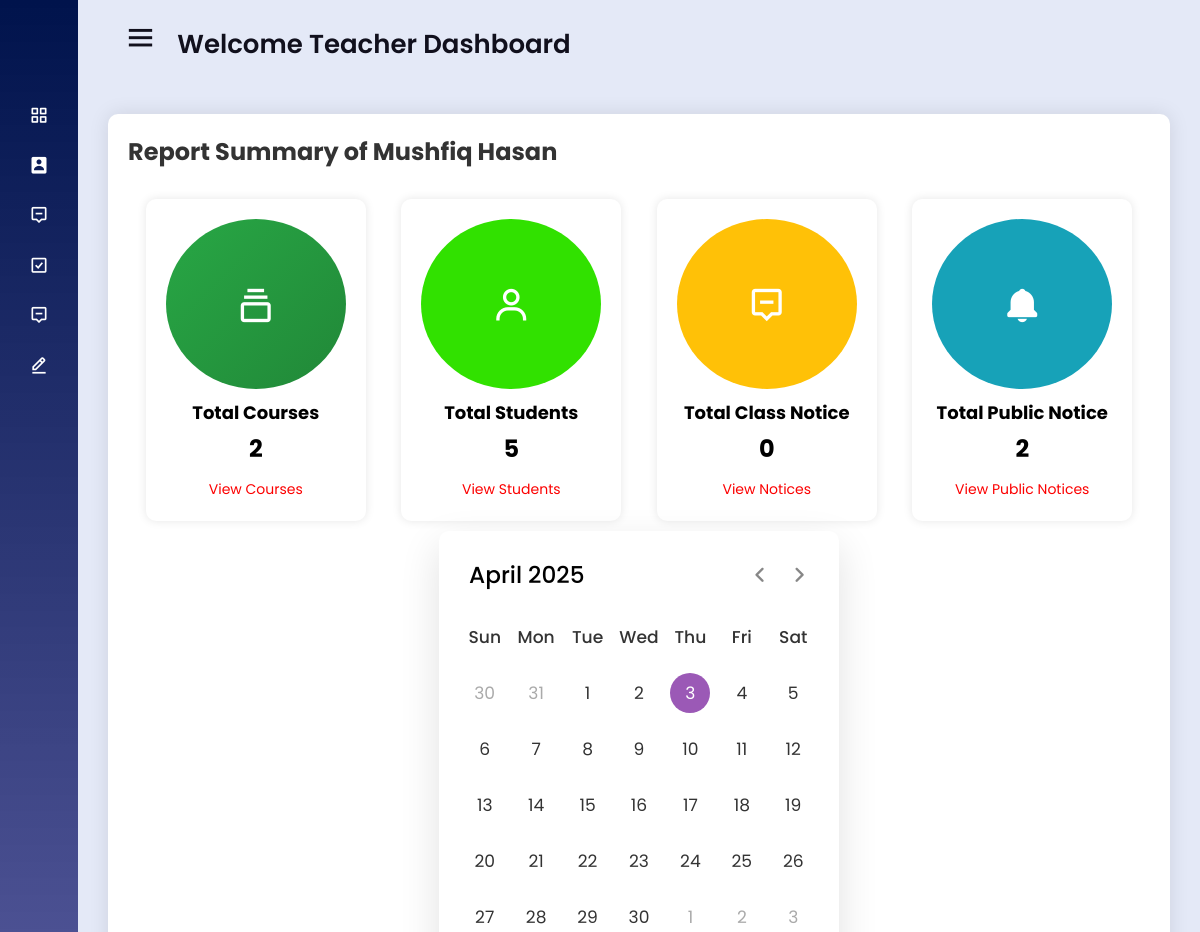
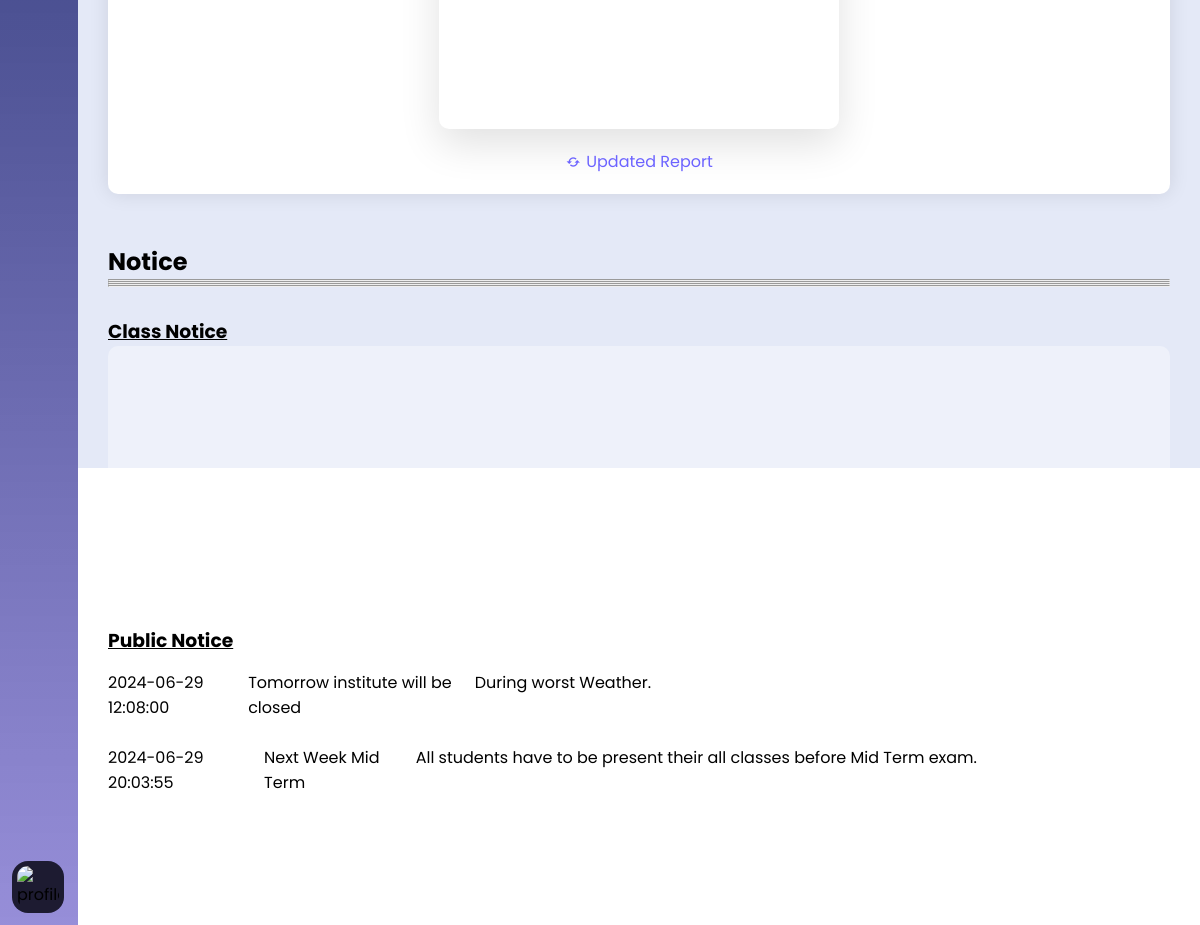
Screenshot of /teachers/dashboard.php (signed in) with the database file from the repository (2 pictures, top to bottom).
### tables this page shows
CREATE TABLE IF NOT EXISTS `teacher_db` (
  `t_ID` int NOT NULL AUTO_INCREMENT,
  `t_Name` varchar(150) DEFAULT NULL,
  `t_UserName` varchar(100) DEFAULT NULL,
  `t_Password` varchar(10) DEFAULT NULL,
  `t_Email` varchar(100) DEFAULT NULL,
  `t_Gender` varchar(10) DEFAULT NULL,
  `t_DateOfBirth` date DEFAULT NULL,
  `t_ProfilePic` varchar(200) DEFAULT NULL,
  `t_ContactNo` varchar(11) DEFAULT NULL,
  `t_AltContactNo` varchar(11) DEFAULT NULL,
  `t_Address` varchar(250) DEFAULT NULL,
  `t_department` varchar(50) DEFAULT NULL,
  `t_designation` varchar(50) DEFAULT NULL,
  PRIMARY KEY (`t_ID`),
  UNIQUE KEY `t_Email` (`t_Email`),
  UNIQUE KEY `t_UserName` (`t_UserName`)
);

CREATE TABLE IF NOT EXISTS `public_notice_db` (
  `pn_id` int NOT NULL AUTO_INCREMENT,
  `pn_title` varchar(300) DEFAULT NULL,
  `pn_message` varchar(600) DEFAULT NULL,
  `pn_date` timestamp NOT NULL DEFAULT CURRENT_TIMESTAMP,
  PRIMARY KEY (`pn_id`)
);

### teachers/includes/notice.php (the view, shortened to what this page needs)
<div class="notice_part">
  <h2>Notice</h2>
  <hr>
  <hr>
  <hr>
  <hr>
  <div class="class_notice">
    <h3><u>Class Notice</u></h3>
    <div class="class_notice_body">
    </div>
  </div>
  <div id="pb_notice" class="public_notice">
    <h3><u>Public Notice</u></h3>
    <div class="public_notice_body">
      <div class="public_notice_content">
        <?php
        $pn_query = mysqli_query($conn, "SELECT * FROM `public_notice_db`");
        while ($row = mysqli_fetch_assoc($pn_query)) {
        ?>
          <div class="public_notice_item">
            <p><?php echo $row['pn_date']; ?></p>
            <p><?php echo $row['pn_title']; ?></p>
            <p class="public_msg"><?php echo $row['pn_message']; ?></p>
          </div>
        <?php
        }
        ?>
      </div>
    </div>
  </div>
</div>

### teachers/dashboard.php (shortened to what this page needs)
<?php
require_once('../dbconnection.php');
$teacher_login_user = $_SESSION['teacher_login_id'];
$sections_sql = "SELECT course_id FROM sections WHERE teacher_id = '$teacher_login_user'";
$sections_result = mysqli_query($conn, $sections_sql);
$course_ids = [];
if ($sections_result && mysqli_num_rows($sections_result) > 0) {
    while ($row = mysqli_fetch_assoc($sections_result)) {
        $course_ids[] = $row['course_id'];
    }
}
$total_courses = count($course_ids);
$total_notices_sql = "
  SELECT COUNT(*) AS total_notices
  FROM notices
  JOIN sections ON notices.section_id = sections.id
  WHERE sections.teacher_id = '$teacher_login_user'
";
$total_notices_result = mysqli_query($conn, $total_notices_sql);
$total_notices_data = mysqli_fetch_assoc($total_notices_result);
$total_notices = $total_notices_data['total_notices'] ?? 0;
?>
<!DOCTYPE html>
<html lang="en" dir="ltr">
<head>
  <link rel="stylesheet" href="css/style.css">
  <link href='https://unpkg.com/boxicons@2.0.7/css/boxicons.min.css' rel='stylesheet'>
</head>
<body>
  <?php include_once('includes/sidebar.php'); ?>
  <section class="home-section">
    <div class="home-content">
      <div class="dashboard_header">
        <i class='bx bx-menu'></i>
        <span class="text">Welcome Teacher Dashboard</span>
      </div>
      <div class="dashboard_body">
        <h2 class="dashboard-title">Report Summary of <?= $teacher_login_user_data['t_Name'] ?></h2>
        <div class="card-container">
          <div class="card">
            <div class="card-icon class">
              <i class='bx bx-collection'></i>
            </div>
            <div class="card-content">
              <h3 class="card-title">Total Courses</h3>
              <p class="card-number"><?php echo $total_courses; ?></p>
              <a href="viewCourses.php" class="card-link">View Courses</a>
            </div>
          </div>
          <div class="card">
            <div class="card-icon students">
              <i class='bx bx-user'></i>
            </div>
            <div class="card-content">
              <h3 class="card-title">Total Students</h3>
              <p class="card-number">5</p>
              <a href="#" class="card-link">View Students</a>
            </div>
          </div>
          <div class="card">
            <div class="card-icon notice">
              <i class='bx bx-message-alt-minus'></i>
            </div>
            <div class="card-content">
              <h3 class="card-title">Total Class Notice</h3>
              <p class="card-number"><?php echo $total_notices; ?></p>
              <a href="#" class="card-link">View Notices</a>
            </div>
          </div>
          <div class="card">
            <div class="card-icon pnotice">
              <i class='bx bxs-bell'></i>
            </div>
            <div class="card-content">
              <h3 class="card-title">Total Public Notice</h3>
              <?php
              $dash_pn_query = "SELECT * from public_notice_db";
              $dash_pn_query_result = mysqli_query($conn, $dash_pn_query);
              if ($pn_total = mysqli_num_rows($dash_pn_query_result)) {
                echo '<p class="card-number">' . $pn_total . '</p>';
              } else {
                echo '<p class="card-number">No Data</p>';
              }
              ?>
              <a href="#pb_notice" class="card-link">View Public Notices</a>
            </div>
          </div>
          <?php include_once('../calender/calender.php') ?>
        </div>
        <div class="update-report">
          <a href=""><i class='bx bx-refresh'></i> Updated Report</a>
        </div>
      </div>
      <?php include_once('includes/notice.php'); ?>
    </div>
  </section>
</body>
</html>

### teachers/css/style.css (style rules this page uses)
* { margin: 0; padding: 0; box-sizing: border-box; font-family: 'Poppins', sans-serif; }
.home-section { position: relative; background: #E4E9F7; height: 1400px; left: 260px; width: calc(100% - 260px); transition: all 0.5s ease; }
.sidebar.close~.home-section { left: 78px; width: calc(100% - 78px); }
.home-section .home-content { height: auto; align-items: center; padding: 20px 30px; }
.home-section .home-content .bx-menu, .home-section .home-content .text { color: #11101d; font-size: 35px; }
.home-section .home-content .bx-menu { margin: 0 15px; cursor: pointer; }
.home-section .home-content .text { font-size: 26px; font-weight: 600; }
.dashboard_body { max-width: 100%; margin: auto; background: #fff; padding: 20px; border-radius: 10px; box-shadow: 0 0 20px rgba(0, 0, 0, 0.1); margin-top: 50px; }
.dashboard-title { font-size: 24px; margin-bottom: 20px; text-align: left; color: #333; }
.card-container { display: flex; justify-content: space-around; flex-wrap: wrap; }
.card { background: #fff; border-radius: 10px; box-shadow: 0 0 10px rgba(0, 0, 0, 0.1); margin: 10px; min-width: 220px; max-width: 220px; text-align: center; padding: 20px; transition: all 0.5s ease-in-out; }
.card-title { font-size: 18px; color: #000000; margin-bottom: 5px; }
.card-number { font-size: 24px; font-weight: bold; color: #000000; margin-bottom: 10px; }
.card-link { font-size: 14px; color: #fc0000; text-decoration: none; }
.card-icon { font-size: 40px; margin-bottom: 10px; padding-top: 60px; height: 170px; border-radius: 50%; }
.card .card-icon.class { background: linear-gradient(135deg, #28a745, #218838); color: #fff; }
.card-icon.students { background: #31e100; color: #fff; }
.card-icon.notice { background: #ffc107; color: #fff; }
.card-icon.pnotice { background: #17a2b8; color: #fff; }
.card-content { margin-top: 10px; }
.update-report a { display: flex; justify-content: center; align-items: center; font-size: 16px; color: #6c63ff; cursor: pointer; margin-top: 20px; transition: color 0.2s; text-decoration: none; }
.update-report i { margin-right: 5px; }
.notice_part { margin-top: 50px; }
.class_notice, .public_notice { margin-top: 30px; width: 100%; overflow: hidden; position: relative; }
.class_notice_body, .public_notice_body { width: 100%; height: 250px; overflow: hidden; position: relative; background: rgba(255, 255, 255, 0.354); border-radius: 10px; }
.class_notice_content, .public_notice_content { display: flex; flex-direction: column; position: relative; animation: scrollUp 10s linear infinite; }
.class_notice_item, .public_notice_item { display: flex; justify-content: space-between; padding-bottom: 10px; margin-top: 15px; width: 100%; height: auto; }
.class_msg, .public_msg { width: 800px; height: auto; word-wrap: break-word; }

### rows the page displays
teacher_db: t_Name "Mushfiq Hasan"
public_notice_db: pn_date "2024-06-29 12:08:00", pn_title "Tomorrow institute will be closed", pn_message "During worst Weather."
public_notice_db: pn_date "2024-06-29 20:03:55", pn_title "Next Week Mid Term", pn_message "All students have to be present their all classes before Mid Term exam."

### other values shown
$total_courses "2"
$total_notices "0"
$pn_total "2"
